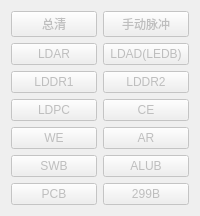
         <widget class="QWidget" name="tw_signal_btn_groups">
          <property name="enabled">
           <bool>false</bool>
          </property>
          <property name="autoFillBackground">
           <bool>false</bool>
          </property>
          <attribute name="icon">
           <iconset>
            <normaloff>:/tb/icon/tbicon/dengji.png</normaloff>:/tb/icon/tbicon/dengji.png</iconset>
          </attribute>
          <attribute name="title">
           <string>手动信号</string>
          </attribute>
          <layout class="QGridLayout" name="gridLayout_4">
           <item row="3" column="0">
            <widget class="QPushButton" name="sig_lddr1_btn">
             <property name="text">
              <string>LDDR1</string>
             </property>
             <property name="checkable">
              <bool>true</bool>
             </property>
            </widget>
           </item>
           <item row="1" column="0">
            <widget class="QPushButton" name="sig_ldar_btn">
             <property name="text">
              <string>LDAR</string>
             </property>
             <property name="checkable">
              <bool>true</bool>
             </property>
             <property name="checked">
              <bool>false</bool>
             </property>
            </widget>
           </item>
           <item row="5" column="1">
            <widget class="QPushButton" name="sig_ce_btn">
             <property name="text">
              <string>CE</string>
             </property>
             <property name="checkable">
              <bool>true</bool>
             </property>
            </widget>
           </item>
           <item row="9" column="0">
            <widget class="QPushButton" name="sig_pcb_btn">
             <property name="text">
              <string>PCB</string>
             </property>
             <property name="checkable">
              <bool>true</bool>
             </property>
            </widget>
           </item>
           <item row="3" column="1">
            <widget class="QPushButton" name="sig_lddr2_btn">
             <property name="text">
              <string>LDDR2</string>
             </property>
             <property name="checkable">
              <bool>true</bool>
             </property>
            </widget>
           </item>
           <item row="8" column="0">
            <widget class="QPushButton" name="sig_swb_btn">
             <property name="text">
              <string>SWB</string>
             </property>
             <property name="checkable">
              <bool>true</bool>
             </property>
            </widget>
           </item>
           <item row="5" column="0">
            <widget class="QPushButton" name="sig_ldpc_btn">
             <property name="text">
              <string>LDPC</string>
             </property>
             <property name="checkable">
              <bool>true</bool>
             </property>
            </widget>
           </item>
           <item row="7" column="1">
            <widget class="QPushButton" name="sig_ar_btn">
             <property name="text">
              <string>AR</string>
             </property>
             <property name="checkable">
              <bool>true</bool>
             </property>
            </widget>
           </item>
           <item row="1" column="1">
            <widget class="QPushButton" name="sig_ldad_btn">
             <property name="text">
              <string>LDAD(LEDB)</string>
             </property>
             <property name="checkable">
              <bool>true</bool>
             </property>
            </widget>
           </item>
           <item row="8" column="1">
            <widget class="QPushButton" name="sig_alub_btn">
             <property name="text">
              <string>ALUB</string>
             </property>
             <property name="checkable">
              <bool>true</bool>
             </property>
            </widget>
           </item>
           <item row="9" column="1">
            <widget class="QPushButton" name="sig_299b_btn">
             <property name="enabled">
              <bool>false</bool>
             </property>
             <property name="text">
              <string>299B</string>
             </property>
             <property name="checkable">
              <bool>true</bool>
             </property>
             <property name="autoDefault">
              <bool>false</bool>
             </property>
             <property name="default">
              <bool>false</bool>
             </property>
             <property name="flat">
              <bool>false</bool>
             </property>
            </widget>
           </item>
           <item row="7" column="0">
            <widget class="QPushButton" name="sig_we">
             <property name="text">
              <string>WE</string>
             </property>
             <property name="checkable">
              <bool>true</bool>
             </property>
            </widget>
           </item>
           <item row="0" column="0">
            <widget class="QPushButton" name="sig_clear_pc_btn">
             <property name="text">
              <string>总清</string>
             </property>
            </widget>
           </item>
           <item row="0" column="1">
            <widget class="QPushButton" name="sig_t4_plus_btn">
             <property name="text">
              <string>手动脉冲</string>
             </property>
            </widget>
           </item>
          </layout>
         </widget>
